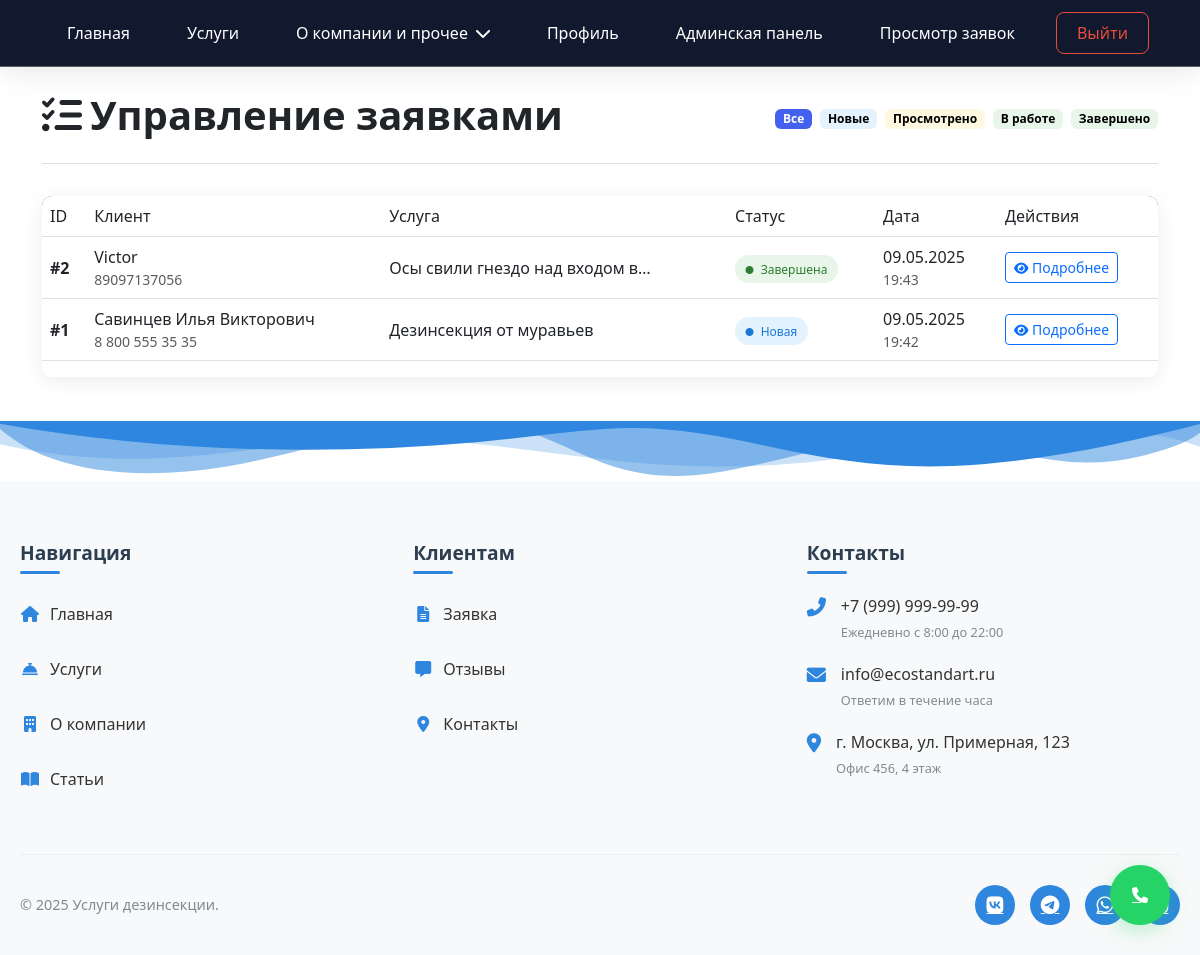
The app's page /accounts/requests/ (signed in) with its own data.
### accounts/models.py (models this page shows, shortened)
class ServiceRequest(models.Model):
    user = models.ForeignKey(User, on_delete=models.CASCADE, related_name='requests')
    service = models.ForeignKey('Service', on_delete=models.SET_NULL, null=True, blank=True)
    custom_service = models.CharField(max_length=200, blank=True, null=True)
    problem_description = models.TextField()
    full_name = models.CharField(max_length=100)
    phone = models.CharField(max_length=20)
    address = models.TextField()
    status = models.CharField(max_length=20, choices=RequestStatus.choices, default=RequestStatus.NEW)
    price = models.DecimalField(max_digits=10, decimal_places=2, null=True, blank=True)
    created_at = models.DateTimeField(auto_now_add=True)
    updated_at = models.DateTimeField(auto_now=True)

class Service(models.Model):
    name = models.CharField(max_length=200)
    description = models.TextField()
    price_min = models.DecimalField(max_digits=10, decimal_places=2, verbose_name="Минимальная цена", default=0.00)
    price_max = models.DecimalField(max_digits=10, decimal_places=2, verbose_name="Максимальная цена", default=0.00)
    equipment_image = models.ImageField(upload_to='equipment/', blank=True, null=True)

### accounts/views.py (the view, shortened to what this page needs)
# urls.py: path('requests/', views.request_list, name='request_list'),
@login_required
@user_passes_test(is_admin_or_manager)
def request_list(request):
    requests = ServiceRequest.objects.all().order_by('-created_at')
    status_choices = RequestStatus.choices
    return render(request, 'accounts/request_list.html', {
        'requests': requests,
        'status_choices': status_choices
    })

### accounts/views.py (called while the page is built)
def is_admin_or_manager(user):
    return user.is_staff or user.groups.filter(name='Менеджер').exists()

### templates/accounts/request_list.html (shortened to what this page needs)
<!DOCTYPE html>
<html lang="ru">
<head>
    <link href="https://cdn.jsdelivr.net/npm/bootstrap@5.3.2/dist/css/bootstrap.min.css" rel="stylesheet">
    <link rel="stylesheet" href="https://cdnjs.cloudflare.com/ajax/libs/font-awesome/6.4.2/css/all.min.css">
</head>
<body>
    {% include 'includes/navbar.html' %}
    {% block content %}
    <div class="container py-4">
        <div class="page-header">
            <h1 class="page-title">
                <i class="fas fa-list-check me-2"></i>Управление заявками
            </h1>
            <div class="d-flex gap-2 flex-wrap">
                <span class="badge bg-light text-dark badge-filter active" data-status="all">Все</span>
                <span class="badge status-new badge-filter" data-status="new">Новые</span>
                <span class="badge status-viewed badge-filter" data-status="viewed">Просмотрено</span>
                <span class="badge status-in_progress badge-filter" data-status="in_progress">В работе</span>
                <span class="badge status-completed badge-filter" data-status="completed">Завершено</span>
            </div>
        </div>
        <div class="table-responsive bg-white">
            <table class="table table-hover">
                <thead>
                    <tr>
                        <th>ID</th>
                        <th>Клиент</th>
                        <th>Услуга</th>
                        <th>Статус</th>
                        <th>Дата</th>
                        <th>Действия</th>
                    </tr>
                </thead>
                <tbody>
                    {% for req in requests %}
                    <tr data-status="{{ req.status }}">
                        <td class="fw-semibold">#{{ req.id }}</td>
                        <td>
                            <div class="d-flex flex-column">
                                <span class="fw-medium">{{ req.full_name }}</span>
                                <small class="text-muted">{{ req.phone }}</small>
                            </div>
                        </td>
                        <td>{{ req.service.name|default:req.custom_service|truncatechars:30 }}</td>
                        <td>
                            <span class="status-badge status-{{ req.status }}">
                                <i class="fas fa-circle me-1" style="font-size: 0.5rem; vertical-align: middle;"></i>
                                {{ req.get_status_display }}
                            </span>
                        </td>
                        <td>
                            <div class="d-flex flex-column">
                                <span>{{ req.created_at|date:"d.m.Y" }}</span>
                                <small class="text-muted">{{ req.created_at|date:"H:i" }}</small>
                            </div>
                        </td>
                        <td>
                            <a href="{% url 'request_detail' req.id %}" class="action-btn btn btn-sm btn-outline-primary">
                                <i class="fas fa-eye"></i> Подробнее
                            </a>
                        </td>
                    </tr>
                    {% endfor %}
                </tbody>
            </table>
        </div>
    </div>
    {% endblock %}
    {% include 'includes/footer.html' %}
{% include 'includes/base.html' %}
</body>
</html>

### templates/accounts/request_list.html (style rules this page uses)
:root { --primary-color: #4361ee; --secondary-color: #3f37c9; --light-color: #f8f9fa; --dark-color: #212529; --success-color: #4cc9f0; --warning-color: #f8961e; --danger-color: #f94144; }
body { background-color: #f5f7fa; font-family: 'Segoe UI', Tahoma, Geneva, Verdana, sans-serif; }
.container { max-width: 1200px; }
.page-header { display: flex; justify-content: space-between; align-items: center; margin-bottom: 2rem; padding-bottom: 1rem; border-bottom: 1px solid #e0e0e0; }
.page-title { color: var(--dark-color); font-weight: 600; }
.table-responsive { border-radius: 10px; box-shadow: 0 4px 20px rgba(0, 0, 0, 0.08); overflow: hidden; }
.table { margin-bottom: 0; }
.table thead { background-color: var(--primary-color); color: white; }
.table th { padding: 1rem; font-weight: 500; vertical-align: middle; }
.table td { padding: 1rem; vertical-align: middle; border-top: 1px solid #f0f0f0; }
.status-badge { padding: 0.35rem 0.65rem; border-radius: 50px; font-size: 0.75rem; font-weight: 500; text-transform: capitalize; }
.status-new { background-color: #e3f2fd; color: #1976d2; }
.status-viewed { background-color: #fff8e1; color: #ff8f00; }
.status-in_progress { background-color: #e8f5e9; color: #388e3c; }
.status-completed { background-color: #e8f5e9; color: #2e7d32; }
.action-btn { padding: 0.375rem 0.75rem; font-size: 0.875rem; border-radius: 6px; transition: all 0.2s; display: inline-flex; align-items: center; gap: 0.5rem; }
.action-btn i { font-size: 0.8rem; }
.badge-filter { cursor: pointer; transition: transform 0.2s; color: #000000 !important; }
.badge-filter.active { background-color: var(--primary-color) !important; color: white !important; }

### records on screen
ServiceRequest: id "2", full_name "Victor", phone "89097137056", service.name "Осы свили гнездо над входом в…", status "Завершена", created_at "09.05.2025", created_at "19:43"
ServiceRequest: id "1", full_name "Савинцев Илья Викторович", phone "8 800 555 35 35", service.name "Дезинсекция от муравьев", status "Новая", created_at "09.05.2025", created_at "19:42"
